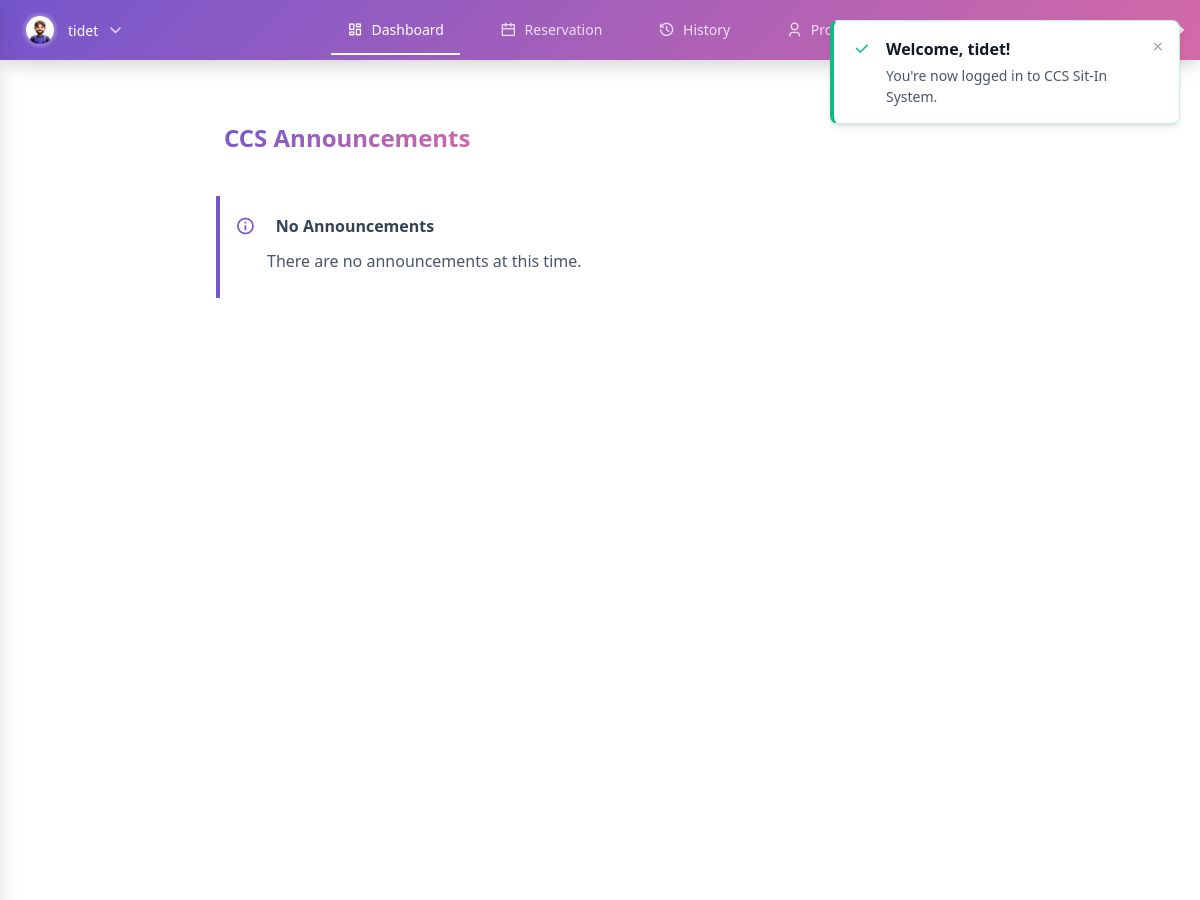
Page /view/dashboard.php (signed in, upper part) on the earlier database version.
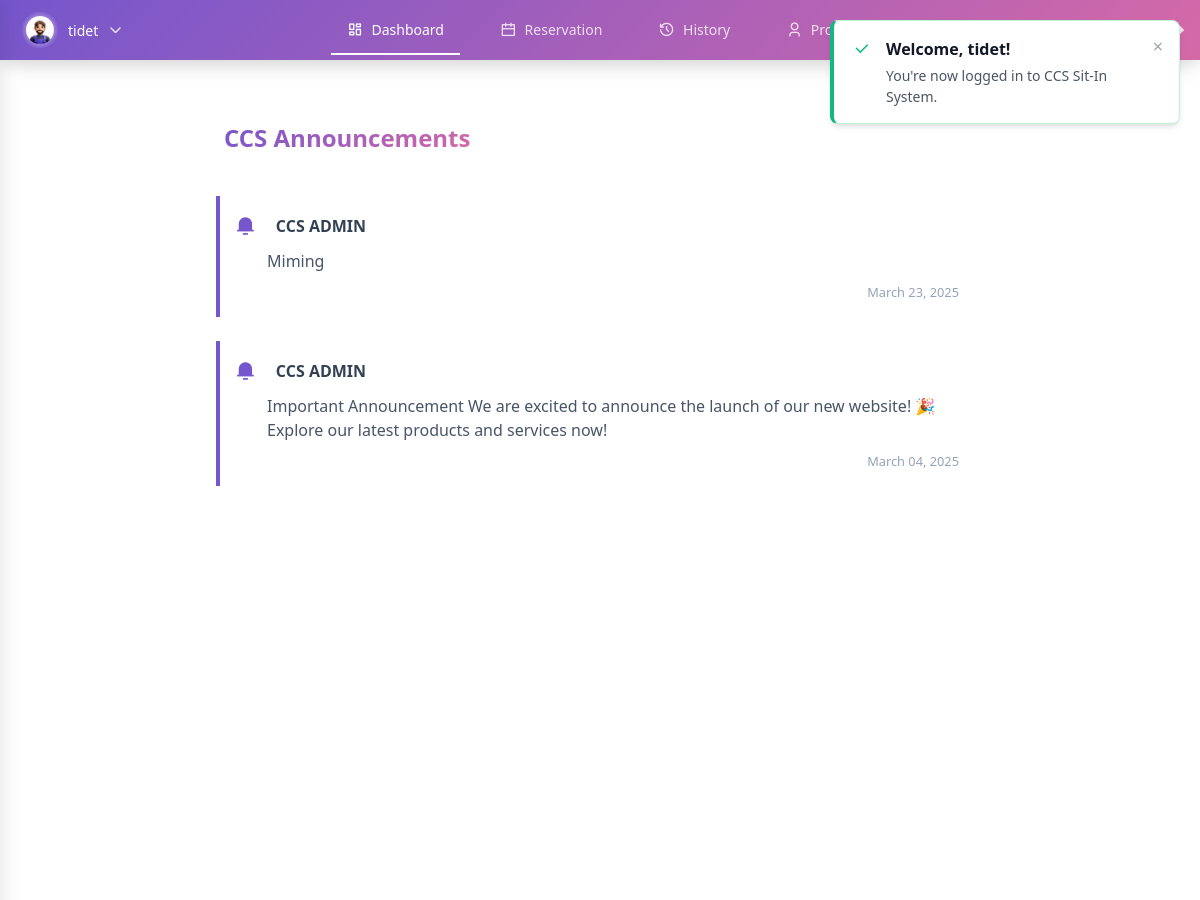
Same page on the later database version.
### tables this page shows
CREATE TABLE `announcements` (
  `id` int(11) NOT NULL,
  `title` varchar(255) NOT NULL,
  `content` text NOT NULL,
  `created_at` timestamp NOT NULL DEFAULT current_timestamp(),
  `created_by` varchar(50) NOT NULL
);

### view/dashboard.php (the view, shortened to what this page needs)
<?php
require_once '../config/db_connect.php';
$announcements = [];
$query = "SELECT * FROM announcements ORDER BY created_at DESC";
$result = $conn->query($query);
if ($result) {
    while ($row = $result->fetch_assoc()) {
        $announcements[] = $row;
    }
}
?>
<!DOCTYPE html>
<html lang="en">
<head>
    <link rel="stylesheet" href="../assets/css/styles.css">
    <link rel="stylesheet" href="https://cdnjs.cloudflare.com/ajax/libs/font-awesome/6.0.0/css/all.min.css">
    <link rel="stylesheet" href="https://cdnjs.cloudflare.com/ajax/libs/remixicon/4.6.0/remixicon.css">
    <script src="https://unpkg.com/@tailwindcss/browser@4"></script>
</head>
<body>
    <div id="notification-container"></div>
    <div class="nav-container">
        <div class="nav-wrapper">
            <div class="nav-profile">
                <div class="profile-trigger" id="profile-trigger">
                    <img src="<?php echo isset($_SESSION['profile_image']) ? htmlspecialchars($_SESSION['profile_image']) : '../assets/images/logo/AVATAR.png'; ?>"
                         alt="Profile">
                    <span class="username"><?php echo htmlspecialchars($_SESSION['username']); ?></span>
                    <i class="fas fa-chevron-down"></i>
                </div>
            </div>
            <nav class="nav-links">
                <a href="dashboard.php" class="nav-link <?php echo basename($_SERVER['PHP_SELF']) === 'dashboard.php' ? 'active' : ''; ?>">
                    <i class="ri-dashboard-line"></i>
                    <span>Dashboard</span>
                </a>
                <a href="reservation.php" class="nav-link">
                    <i class="ri-calendar-line"></i>
                    <span>Reservation</span>
                </a>
                <a href="history.php" class="nav-link">
                    <i class="ri-history-line"></i>
                    <span>History</span>
                </a>
                <a href="profile.php" class="nav-link">
                    <i class="ri-user-3-line"></i>
                    <span>Profile</span>
                </a>
            </nav>
            <div class="nav-actions">
                <div class="notification-icon">
                    <a href="#" class="action-link" id="notification-toggle">
                    </a>
                </div>
                <a href="../auth/logout.php" class="action-link">
                </a>
            </div>
        </div>
    </div>
    <div class="dashboard-grid" style="margin-top: 80px;">
        <div class="dashboard-column">
            <div class="profile-card">
                <div class="profile-header centered-header">
                    <h2>CCS Announcements</h2>
                </div>
                <div class="profile-content">
                    <div class="announcement-list">
                        <?php if (empty($announcements)): ?>
                            <div class="announcement-item">
                                <div class="announcement-title">
                                    <i class="ri-information-line"></i>
                                    <h3>No Announcements</h3>
                                </div>
                                <div class="announcement-details">
                                    <p>There are no announcements at this time.</p>
                                </div>
                            </div>
                        <?php else: ?>
                            <?php foreach ($announcements as $announcement): ?>
                                <div class="announcement-item">
                                    <div class="announcement-title">
                                        <i class="ri-notification-3-fill"></i>
                                        <h3><?php echo htmlspecialchars($announcement['title']); ?></h3>
                                    </div>
                                    <div class="announcement-details">
                                        <p><?php echo htmlspecialchars($announcement['content']); ?></p>
                                        <span class="timestamp"><?php echo date('F d, Y', strtotime($announcement['created_at'])); ?></span>
                                    </div>
                                </div>
                            <?php endforeach; ?>
                        <?php endif; ?>
                    </div>
                </div>
            </div>
        </div>
    </div>
</body>
</html>

### assets/css/styles.css (style rules this page uses)
:root { --primary-color: rgba(117,86,204,1); --secondary-color: rgba(213,105,167,1); --nav-height: 60px; }
body { font-family: 'Segoe UI', Tahoma, Geneva, Verdana, sans-serif; margin: 0; padding: 0; min-height: 100vh; }
.nav-container { margin: 0 auto; width: 100%; position: fixed; top: 0; background: linear-gradient(135deg, var(--primary-color), var(--secondary-color)); z-index: 1000; color: white; box-shadow: 0 4px 15px rgba(0, 0, 0, 0.1), 0 8px 30px -5px rgba(0, 0, 0, 0.1); }
.nav-container a { color: rgba(255, 255, 255, 0.8); }
.nav-container .profile-trigger { transition: all 0.3s ease; }
.nav-container .profile-trigger img { box-shadow: 0 0 0 2px rgba(255, 255, 255, 0.1); }
.nav-wrapper { max-width: 1650px; margin: 0 auto; display: flex; justify-content: space-between; align-items: center; padding: 0 1rem; height: var(--nav-height); }
.nav-profile { flex: 1; }
.profile-trigger { display: flex; align-items: center; gap: 0.75rem; cursor: pointer; padding: 0.5rem; border-radius: 0.5rem; transition: background-color 0.2s; }
.profile-trigger img { width: 2rem; height: 2rem; border-radius: 50%; object-fit: cover; border: 2px solid rgba(255, 255, 255, 0.2); }
.profile-trigger .username { color: white; font-size: 0.875rem; font-weight: 500; }
.profile-trigger i { color: rgba(255, 255, 255, 0.8); font-size: 0.75rem; }
.nav-links { display: flex; gap: 1.5rem; align-items: center; }
.nav-link { display: flex; align-items: center; gap: 0.5rem; padding: 0.75rem 1rem; color: rgba(255, 255, 255, 0.8); text-decoration: none; font-weight: 500; font-size: 0.875rem; border-bottom: 2px solid transparent; transition: all 0.2s; }
.nav-link.active { color: white; border-bottom-color: white; }
.nav-link i { font-size: 1rem; }
.nav-actions { flex: 1; display: flex; justify-content: flex-end; gap: 1rem; }
.action-link { color: rgba(255, 255, 255, 0.8); padding: 0rem; border-radius: 0.5rem; transition: all 0.2s; }
.announcement-list { display: flex; flex-direction: column; gap: 1.5rem; }
.announcement-title { display: flex; align-items: center; gap: 0.75rem; margin-bottom: 1rem; color: #7556cc; }
.announcement-title i { font-size: 1.5rem; }
.announcement-title h3 { margin: 0; font-size: 1.2rem; font-weight: 600; }
.announcement-details p { color: #555; margin-bottom: 0.75rem; line-height: 1.6; }
.dashboard-grid { display: grid; grid-template-columns: repeat(2, minmax(0, 800px)); gap: 2rem; padding: 2rem; justify-content: center; margin: 80px auto 2rem; max-width: 2000px; min-height: calc(100vh - 80px); }
.dashboard-column { min-width: 0; min-height: 0; }
.dashboard-column .profile-card { height: 750px; display: flex; flex-direction: column; }
.dashboard-column .profile-content { flex: 1; overflow: hidden; position: relative; overflow-y: auto; padding: 1rem; scrollbar-width: thin; scrollbar-color: #7556cc #f0f0f0; }
.dashboard-column .profile-card { height: 700px; }
@media (max-width: 1200px) { .dashboard-grid { grid-template-columns: minmax(0, 800px); padding: 1rem; } }
.timestamp { display: block; font-size: 0.85rem; color: #7556cc; }
.profile-content { padding: 0; height: 100%; background-color: white; display: flex; flex-direction: column; }
.profile-header { display: block; align-items: center; padding: 1.5rem; }
.profile-header h2 { font-size: 0.9rem; font-weight: 700; margin: 0; }
.profile-content { padding: 1.5rem; height: 100%; display: flex; flex-direction: column; gap: 2rem; }
.profile-header { display: block; align-items: center; }
.profile-header h2 { font-size: 1.5rem; background: linear-gradient(135deg, var(--primary-color), var(--secondary-color)); -webkit-background-clip: text; background-clip: text; -webkit-text-fill-color: transparent; font-weight: 700; }
.profile-card { background: white; border-radius: 15px; overflow: hidden; animation: fadeInUp 0.6s ease-out 0.2s backwards; }
.profile-header { padding: 1.5rem; display: flex; justify-content: space-between; align-items: center; }
.profile-content { padding: 2rem; }

Differences in the rows shown:
added announcements: title "CCS ADMIN", content "Miming", created_at "March 23, 2025"
added announcements: title "CCS ADMIN", content "Important Announcement We are excited to announce the launch of our new website! 🎉 Explore our latest products and services now!", created_at "March 04, 2025"
Other differences:
text no longer shown: "No Announcements There are no announcements at this time."
